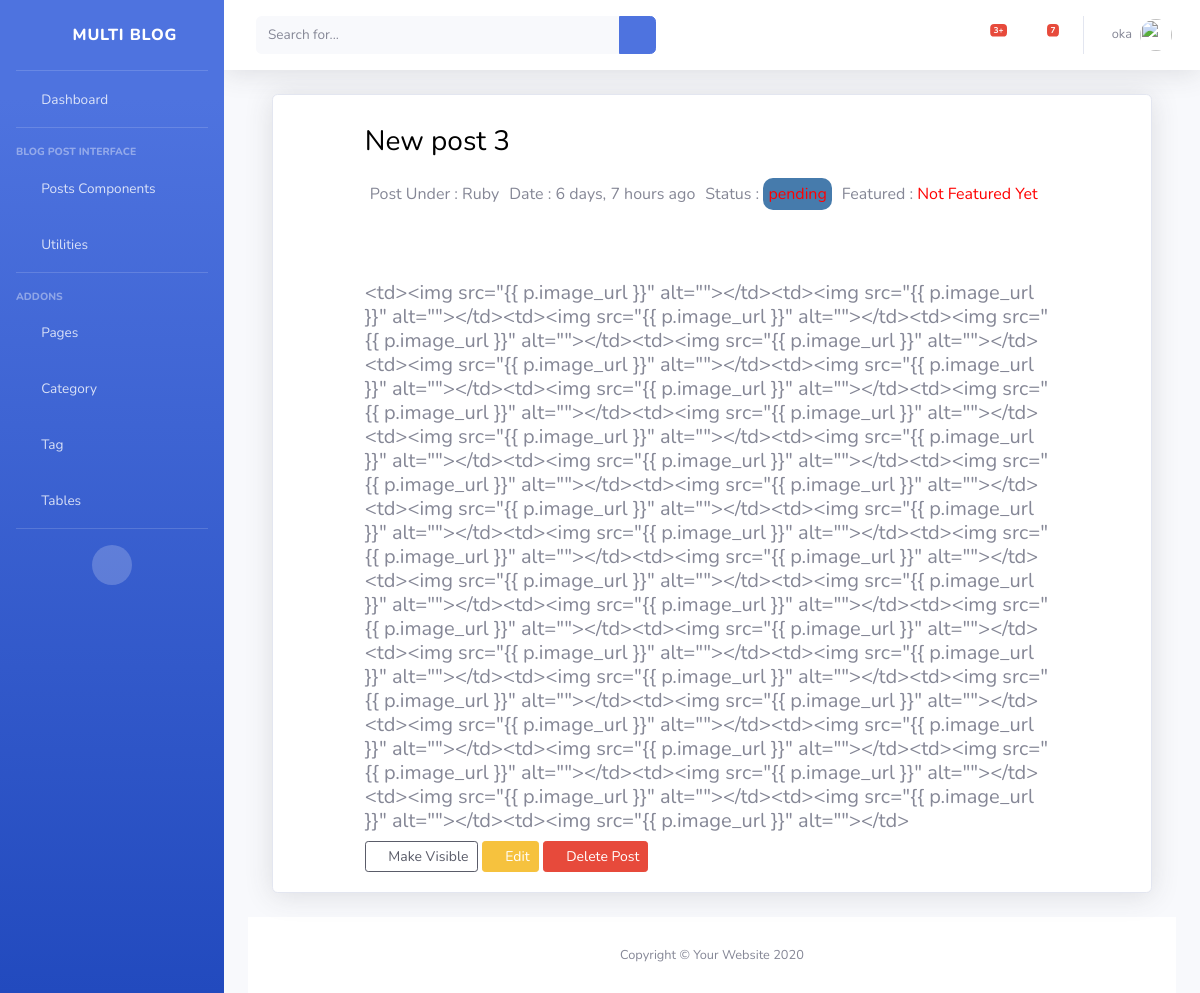
Page /dashboard/post/view/7 (signed in) on the earlier database version.
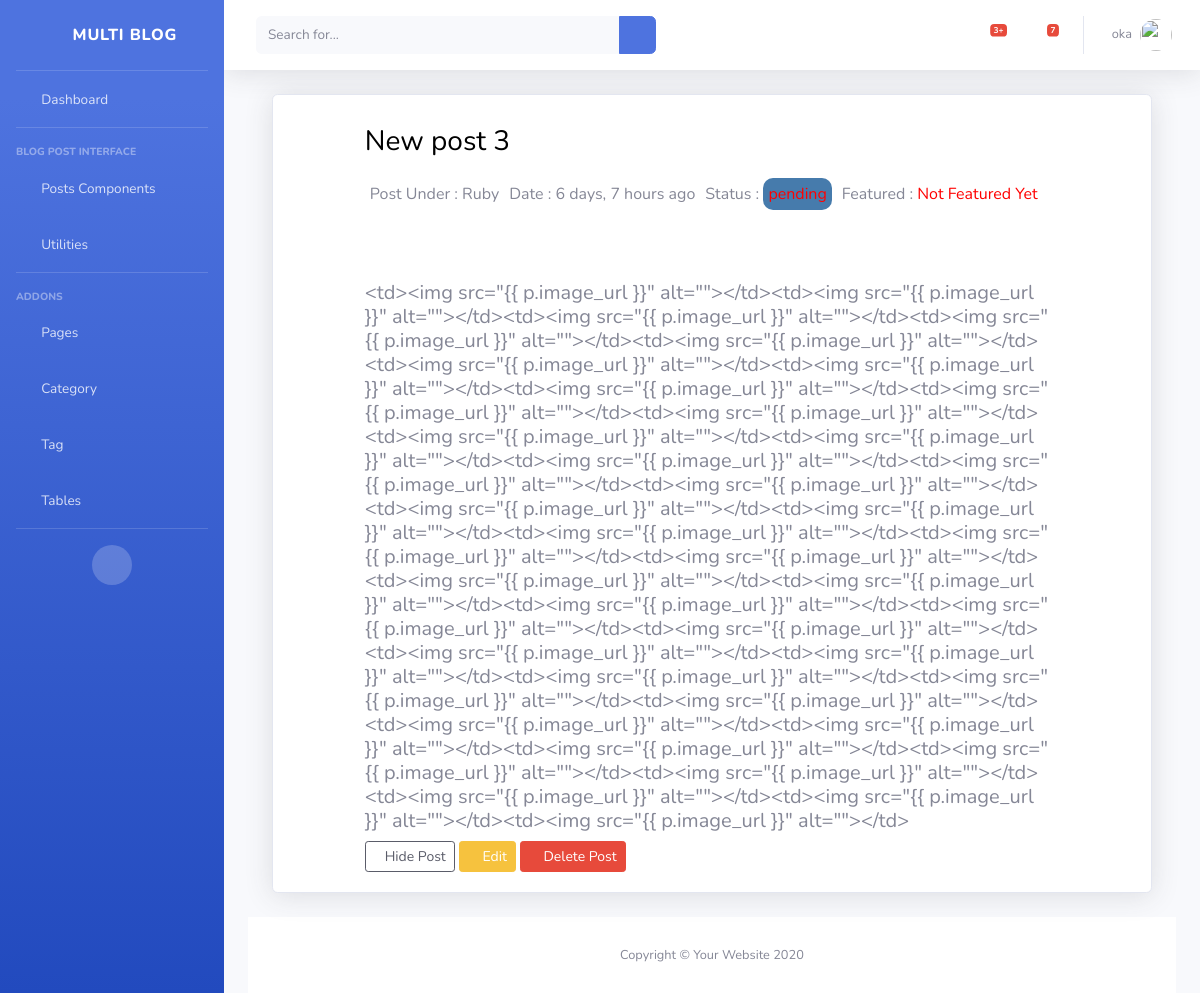
Same page on the later database version.
### dashboard/views.py (the view)
# urls.py: path('post/view/<str:id>', views.PostView.as_view(), name='post'),
class PostView(View):
    @method_decorator(login_required(login_url='login'))
    def dispatch(self, request,*args,**kwargs):
        return super().dispatch(request,*args,**kwargs)
    def get(self, request,id):
        post_obj = get_object_or_404(Blog, id=id)
        context={
            'post':post_obj
        }
        return render(request,'dashboard/post/post_view.html', context)

### blog/context_processors.py (called while the page is built)
def globalVariable(request):
    featured_post = Blog.objects.filter(featured=True, status='active').order_by('-id')
    catagories_obj  = Catagory.objects.all().order_by('-id')
    tags_obj = Tag.objects.all().order_by('-id')
    popular_post = Blog.objects.all().order_by('-id')[:3]
    images_obj = Blog.objects.only('image').order_by('-id')[:6]
    all_post = Blog.objects.all().order_by('-id')
    context = {
            'featured':featured_post,
            'popular': popular_post,
            'catagories':catagories_obj,
            'tags':tags_obj,
            'image':images_obj,
        }
    return context

### blog/models.py (called while the page is built)
    def __str__(self):
        return str(self.name)

### templates/dashboard/post/post_view.html (shortened to what this page needs)
{% extends 'dashboard/base/base.html' %}
{% load static %}
{% block body %}
{% load humanize %}
<div class="container-fluid">
<div class="row">
    <div class="col">
        <div class="card shadow mb-4">
            <div class="row " style="padding: 20px;">
                <div class="col-10 mx-auto">
                    <h3>{{ post.title }}</h3>
                    <div class="text_div">
                        <p> Post Under : {{ post.catagories }}</p>
                        <p> Date : {{ post.created_at|naturaltime }}</p>
                        {% if post.status == 'active' %}
                          <p> Status : <span style="color: green;"> {{ post.status }}</span> </p>
                        {% else %}
                          <p> Status : <span style="color: red; background-color: rgb(70, 123, 172); padding: 5px; border-radius: 10px; "> {{ post.status }}</span> </p>
                        {% endif %}
                        {% if post.featured == True %}
                          <p > Featured : <span style="color:green"> Post Featured</span> </p>
                        {% else %}
                          <p >  Featured : <span style="color:red"> Not Featured Yet</span></p>
                        {% endif %}
                    </div>
                    <h5> {{ post.detail }}</h5>
                    <div>
                      {% if post.visible == False %}
                        <a href=" {% url 'visible' post.id %}" class="btn btn-outline-dark btn-sm "><i class="fas fa-eye"></i> Make Visible </a>
                      {% else %}
                        <a href=" {% url 'hidden' post.id %}" class="btn btn-outline-dark btn-sm"><i class="fas fa-eye-slash"></i>Hide Post </a>
                      {% endif %}
                        <a href="{% url 'edit_post' post.id %}" class="btn btn-warning btn-sm"><i class="far fa-edit"></i> Edit</a>
                        <a href=" " class="btn btn-danger btn-sm" data-toggle="modal" data-target="#delete"><i class="far fa-trash-alt" ></i> Delete Post </a>
                    </div>
                </div>
            </div>
        </div>
    </div>
</div>
{% endblock %}

Differences in the rows shown:
changed Blog "New post 3": visible False → True (drawn)
Other differences:
text no longer shown: "Make Visible"
text now shown: "Hide Post"
